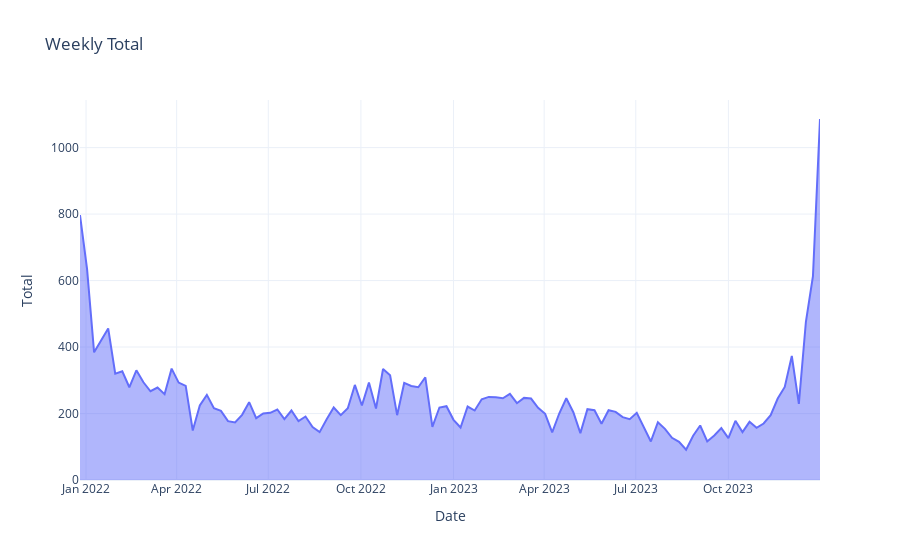

This figure's notebook cell:
### Markdown cell above
## Plotly area

### Code cell
# Area plot
fig = px.area(df_autoconsumo_group_w,
              x=df_autoconsumo_group_w.index,
              y='total_exp',
              title='Weekly Total')
# Optional: Customize layout
fig.update_layout(
    xaxis_title="Date",
    yaxis_title="Total",
    template="plotly_white"
)

# Display plot
fig.show()
